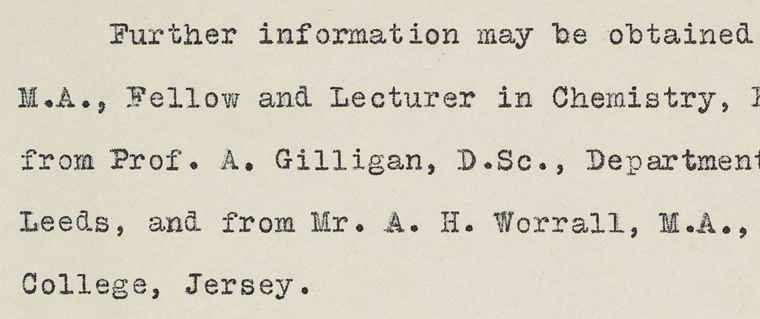
#> input picture ocr2.jpg, 760 x 319 px
$ jupyter execute --allow-errors OCR.ipynb
#> lines starting #> are read from the running program, lines starting #| are printed output that depends on the picture; after the words box and inside, x2 and y2 are one past the last pixel; in counts of white or black regions, pixels touching at a corner belong together
[cell 1]
from PIL import Image
import pytesseract
import cv2

image = cv2.imread("ocr2.jpg")
#> image is the input picture: shape (319, 760, 3); mean B, G, R 192.7, 209.9, 211.7
cv2.imshow('Img',image)
cv2.waitKey(0)
cv2.waitKey(0)
cv2.destroyAllWindows()
gray = cv2.cvtColor(image, cv2.COLOR_BGR2GRAY)
gray = cv2.threshold(gray,0,255,cv2.THRESH_BINARY | cv2.THRESH_OTSU)[1]
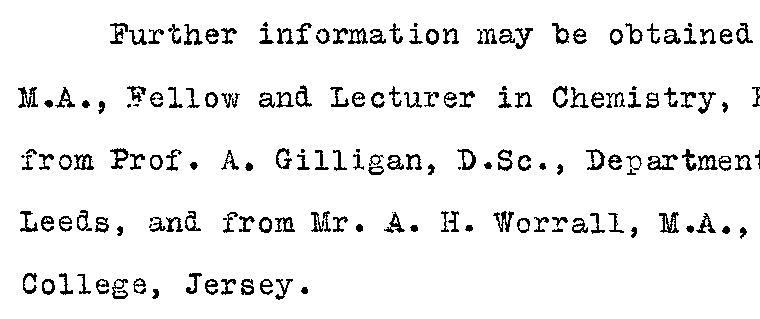
#> gray: shape (319, 760); 93.4% white; black in thin lines or dots, all inside (x1, y1, x2, y2) = (18, 22, 760, 300)
cv2.imshow('Img_Threshold',gray)
cv2.waitKey(0)
#cv2.destroyAllWindows()
gray = cv2.medianBlur(gray,3)
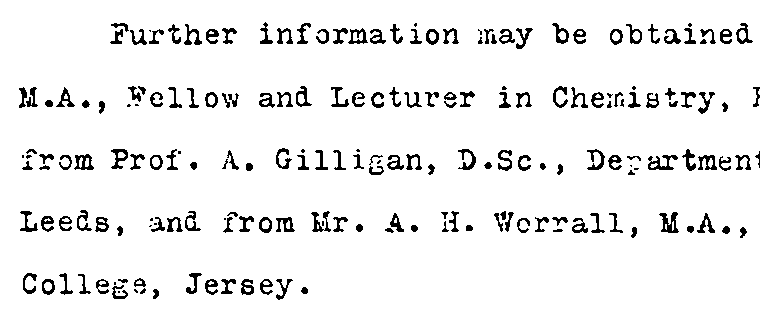
#> gray: shape (319, 760); 93.5% white; 199 black regions (25 under 20 px), largest, box (x1, y1, x2, y2) and area: (659, 212, 679, 233) 217, (648, 155, 678, 170) 216, (311, 211, 331, 232) 177
cv2.imshow('Img_Blur',gray)

#cv2.destroyAllWindows()
#> (the rest of this cell did not finish here and is left out)
